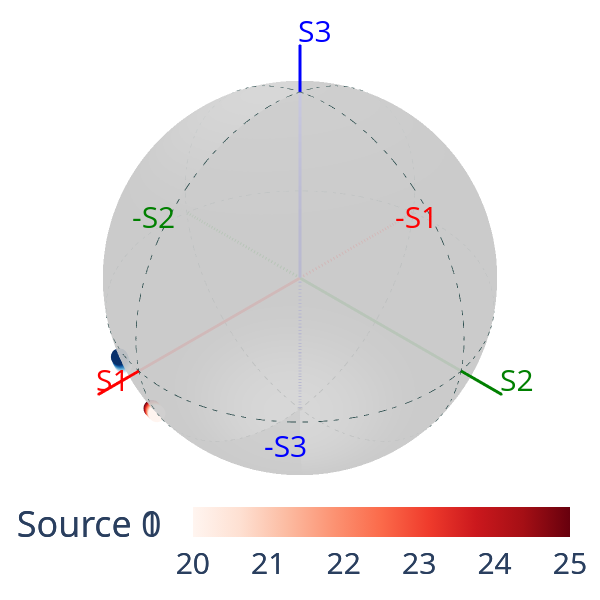

The cell this chart's notebook holds for it:
### Code cell
Ei = bfutils.linearJonesVector(pi/18)
length = len(J0arr)
S0 = np.zeros((length, 4))
S1 = np.zeros((length, 4))

for i in range (length):
    E0 = J0arr[i] @ Ei
    S0[i] = bfutils.JonesVtoStokesV(E0)

    E1 = J1arr[i] @ Ei
    S1[i] = bfutils.JonesVtoStokesV(J1arr[i] @ Ei)

S0disp = Stokes("Source 0"); S0disp.from_matrix(np.transpose(S0))
S1disp = Stokes("Source 1"); S1disp.from_matrix(np.transpose(S1))

fig0 = pty.subplots.make_subplots(rows=1, cols=1, specs=[[{'type':'surface'}]])
S0disp.draw_poincare(fig=fig0, draw_axes=True, colormap='blues', param=T0arr, show_fig=False)
S1disp.draw_poincare(fig=fig0, draw_axes=True, colormap='reds', param=T0arr, show_fig=False)
fig0.show()

### Figure 1 — Plotly figure (JSON) as saved in the notebook; plotly's stock layout.template omitted (floating-point values rounded to 4 significant figures; data arrays with more than 128 entries replaced by an {"elided": "..."} marker saying what was removed)
{"data": [{"hoverinfo": "skip", "line": {"color": "red", "width": 6}, "marker": {"size": 1}, "name": "S1", "scene": "scene", "type": "scatter3d", "x": [0, 1.2], "y": [0, 0], "z": [0, 0]}, {"hoverinfo": "skip", "line": {"color": "red", "dash": "dash", "width": 6}, "marker": {"size": 1}, "name": "-S1", "scene": "scene", "type": "scatter3d", "x": [0, -1.2], "y": [0, 0], "z": [0, 0]}, {"hoverinfo": "skip", "line": {"color": "green", "width": 6}, "marker": {"size": 1}, "name": "S2", "scene": "scene", "type": "scatter3d", "x": [0, 0], "y": [0, 1.2], "z": [0, 0]}, {"hoverinfo": "skip", "line": {"color": "green", "dash": "dash", "width": 6}, "marker": {"size": 1}, "name": "-S2", "scene": "scene", "type": "scatter3d", "x": [0, 0], "y": [0, -1.2], "z": [0, 0]}, {"hoverinfo": "skip", "line": {"color": "blue", "width": 6}, "marker": {"size": 1}, "name": "S3", "scene": "scene", "type": "scatter3d", "x": [0, 0], "y": [0, 0], "z": [0, 1.2]}, {"hoverinfo": "skip", "line": {"color": "blue", "dash": "dash", "width": 6}, "marker": {"size": 1}, "name": "-S3", "scene": "scene", "type": "scatter3d", "x": [0, 0], "y": [0, 0], "z": [0, -1.2]}, {"line": {"color": "darkslategrey", "dash": "dashdot", "width": 2}, "mode": "lines", "name": "S3=0", "scene": "scene", "type": "scatter3d", "x": {"elided": "361 float values"}, "y": {"elided": "361 float values"}, "z": {"elided": "361 float values"}}, {"line": {"color": "darkslategrey", "dash": "dashdot", "width": 2}, "mode": "lines", "name": "S2=0", "scene": "scene", "type": "scatter3d", "x": {"elided": "361 float values"}, "y": {"elided": "361 float values"}, "z": {"elided": "361 float values"}}, {"line": {"color": "darkslategrey", "dash": "dashdot", "width": 2}, "mode": "lines", "name": "S1=0", "scene": "scene", "type": "scatter3d", "x": {"elided": "361 float values"}, "y": {"elided": "361 float values"}, "z": {"elided": "361 float values"}}, {"cmax": 1, "cmin": 0, "colorscale": [[0, "rgb(255,255,255)"], [0.125, "rgb(240,240,240)"], [0.25, "rgb(217,217,217)"], [0.375, "rgb(189,189,189)"], [0.5, "rgb(150,150,150)"], [0.625, "rgb(115,115,115)"], [0.75, "rgb(82,82,82)"], [0.875, "rgb(37,37,37)"], [1, "rgb(0,0,0)"]], "customdata": [], "hovertemplate": "S1: %{x:.3f}<br>S2: %{y:.3f}<br>S3: %{z:.3f}<br>Parameter: %{customdata:.3f}", "lighting": {"ambient": 0.9, "diffuse": 0, "fresnel": 0.2, "roughness": 0.5, "specular": 0.05}, "name": "Sphere", "opacity": 0.7, "scene": "scene", "showlegend": false, "showscale": false, "surfacecolor": {"elided": "100x100 float values"}, "type": "surface", "x": {"elided": "100x100 float values"}, "y": {"elided": "100x100 float values"}, "z": {"elided": "100x100 float values"}}, {"customdata": [], "hovertemplate": "S1: %{x:.3f}<br>S2: %{y:.3f}<br>S3: %{z:.3f}<br>Parameter: %{customdata:.3f}", "marker": {"color": [20.0, 20.5, 21.0, 21.5, 22.0, 22.5, 23.0, 23.5, 24.0, 24.5, 25.0], "colorbar": {"orientation": "h", "tickfont": {"size": 30}, "ticklabelposition": "outside bottom", "title": {"text": "Source 0"}, "y": -0.1}, "colorscale": [[0, "rgb(247,251,255)"], [0.125, "rgb(222,235,247)"], [0.25, "rgb(198,219,239)"], [0.375, "rgb(158,202,225)"], [0.5, "rgb(107,174,214)"], [0.625, "rgb(66,146,198)"], [0.75, "rgb(33,113,181)"], [0.875, "rgb(8,81,156)"], [1, "rgb(8,48,107)"]], "size": 10}, "mode": "markers", "name": "Source 0", "scene": "scene", "type": "scatter3d", "x": [0.9397, 0.9397, 0.9397, 0.9397, 0.9397, 0.9397, 0.9397, 0.9397, 0.9397, 0.9397, 0.9397], "y": [-0.2824, -0.285, -0.2876, -0.2901, -0.2925, -0.2949, -0.2973, -0.2996, -0.3018, -0.304, -0.3061], "z": [-0.1929, -0.1891, -0.1851, -0.1812, -0.1772, -0.1732, -0.1691, -0.165, -0.1609, -0.1567, -0.1526]}, {"hoverinfo": "skip", "line": {"color": "red", "width": 6}, "marker": {"size": 1}, "name": "S1", "scene": "scene", "type": "scatter3d", "x": [0, 1.2], "y": [0, 0], "z": [0, 0]}, {"hoverinfo": "skip", "line": {"color": "red", "dash": "dash", "width": 6}, "marker": {"size": 1}, "name": "-S1", "scene": "scene", "type": "scatter3d", "x": [0, -1.2], "y": [0, 0], "z": [0, 0]}, {"hoverinfo": "skip", "line": {"color": "green", "width": 6}, "marker": {"size": 1}, "name": "S2", "scene": "scene", "type": "scatter3d", "x": [0, 0], "y": [0, 1.2], "z": [0, 0]}, {"hoverinfo": "skip", "line": {"color": "green", "dash": "dash", "width": 6}, "marker": {"size": 1}, "name": "-S2", "scene": "scene", "type": "scatter3d", "x": [0, 0], "y": [0, -1.2], "z": [0, 0]}, {"hoverinfo": "skip", "line": {"color": "blue", "width": 6}, "marker": {"size": 1}, "name": "S3", "scene": "scene", "type": "scatter3d", "x": [0, 0], "y": [0, 0], "z": [0, 1.2]}, {"hoverinfo": "skip", "line": {"color": "blue", "dash": "dash", "width": 6}, "marker": {"size": 1}, "name": "-S3", "scene": "scene", "type": "scatter3d", "x": [0, 0], "y": [0, 0], "z": [0, -1.2]}, {"line": {"color": "darkslategrey", "dash": "dashdot", "width": 2}, "mode": "lines", "name": "S3=0", "scene": "scene", "type": "scatter3d", "x": {"elided": "361 float values"}, "y": {"elided": "361 float values"}, "z": {"elided": "361 float values"}}, {"line": {"color": "darkslategrey", "dash": "dashdot", "width": 2}, "mode": "lines", "name": "S2=0", "scene": "scene", "type": "scatter3d", "x": {"elided": "361 float values"}, "y": {"elided": "361 float values"}, "z": {"elided": "361 float values"}}, {"line": {"color": "darkslategrey", "dash": "dashdot", "width": 2}, "mode": "lines", "name": "S1=0", "scene": "scene", "type": "scatter3d", "x": {"elided": "361 float values"}, "y": {"elided": "361 float values"}, "z": {"elided": "361 float values"}}, {"cmax": 1, "cmin": 0, "colorscale": [[0, "rgb(255,255,255)"], [0.125, "rgb(240,240,240)"], [0.25, "rgb(217,217,217)"], [0.375, "rgb(189,189,189)"], [0.5, "rgb(150,150,150)"], [0.625, "rgb(115,115,115)"], [0.75, "rgb(82,82,82)"], [0.875, "rgb(37,37,37)"], [1, "rgb(0,0,0)"]], "customdata": [], "hovertemplate": "S1: %{x:.3f}<br>S2: %{y:.3f}<br>S3: %{z:.3f}<br>Parameter: %{customdata:.3f}", "lighting": {"ambient": 0.9, "diffuse": 0, "fresnel": 0.2, "roughness": 0.5, "specular": 0.05}, "name": "Sphere", "opacity": 0.7, "scene": "scene", "showlegend": false, "showscale": false, "surfacecolor": {"elided": "100x100 float values"}, "type": "surface", "x": {"elided": "100x100 float values"}, "y": {"elided": "100x100 float values"}, "z": {"elided": "100x100 float values"}}, {"customdata": [], "hovertemplate": "S1: %{x:.3f}<br>S2: %{y:.3f}<br>S3: %{z:.3f}<br>Parameter: %{customdata:.3f}", "marker": {"color": [20.0, 20.5, 21.0, 21.5, 22.0, 22.5, 23.0, 23.5, 24.0, 24.5, 25.0], "colorbar": {"orientation": "h", "tickfont": {"size": 30}, "ticklabelposition": "outside bottom", "title": {"text": "Source 1"}, "y": -0.1}, "colorscale": [[0, "rgb(255,245,240)"], [0.125, "rgb(254,224,210)"], [0.25, "rgb(252,187,161)"], [0.375, "rgb(252,146,114)"], [0.5, "rgb(251,106,74)"], [0.625, "rgb(239,59,44)"], [0.75, "rgb(203,24,29)"], [0.875, "rgb(165,15,21)"], [1, "rgb(103,0,13)"]], "size": 10}, "mode": "markers", "name": "Source 1", "scene": "scene", "type": "scatter3d", "x": [0.9397, 0.9397, 0.9397, 0.9397, 0.9397, 0.9397, 0.9397, 0.9397, 0.9397, 0.9397, 0.9397], "y": [-0.03184, -0.03575, -0.03966, -0.04356, -0.04745, -0.05134, -0.05522, -0.0591, -0.06296, -0.06682, -0.07068], "z": [-0.3405, -0.3401, -0.3397, -0.3392, -0.3387, -0.3381, -0.3375, -0.3369, -0.3362, -0.3354, -0.3346]}], "layout": {"height": 600, "margin": {"b": 20, "l": 20, "r": 20, "t": 20}, "scene": {"annotations": [{"font": {"color": "red", "size": 30}, "showarrow": false, "text": "S1", "x": 1.2, "xshift": 15, "y": 0, "yshift": 15, "z": 0}, {"font": {"color": "red", "size": 30}, "showarrow": false, "text": "-S1", "x": -1.2, "xshift": -15, "y": 0, "yshift": -15, "z": 0}, {"font": {"color": "green", "size": 30}, "showarrow": false, "text": "S2", "x": 0, "xshift": 15, "y": 1.2, "yshift": 15, "z": 0}, {"font": {"color": "green", "size": 30}, "showarrow": false, "text": "-S2", "x": 0, "xshift": -15, "y": -1.2, "yshift": -15, "z": 0}, {"font": {"color": "blue", "size": 30}, "showarrow": false, "text": "S3", "x": 0, "xshift": 15, "y": 0, "yshift": 15, "z": 1.2}, {"font": {"color": "blue", "size": 30}, "showarrow": false, "text": "-S3", "x": 0, "xshift": -15, "y": 0, "yshift": -15, "z": -1.2}], "camera": {"center": {"x": 0, "y": 0, "z": 0}, "eye": {"x": 0.75, "y": 0.75, "z": 0.75}, "up": {"x": 0, "y": 0, "z": 1}}, "domain": {"x": [0, 1], "y": [0, 1]}, "xaxis": {"showbackground": false, "showgrid": false, "visible": false, "zeroline": false}, "yaxis": {"showbackground": false, "showgrid": false, "visible": false, "zeroline": false}, "zaxis": {"showbackground": false, "showgrid": false, "visible": false, "zeroline": false}}, "showlegend": false, "width": 600}}
